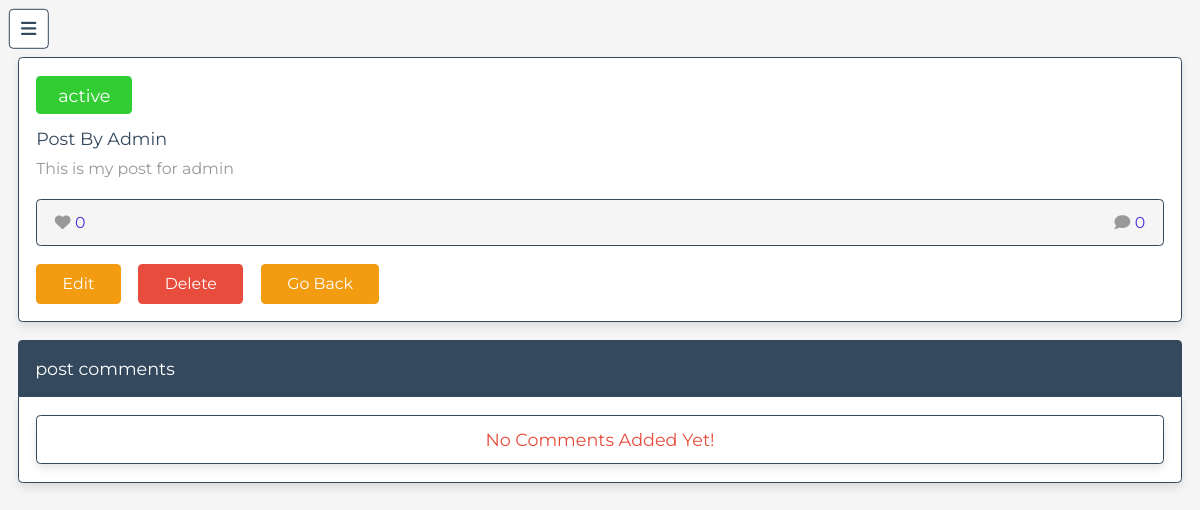
/admin/read_post.php?post_id=2 (signed in), run on the app's committed database.
### tables this page shows
CREATE TABLE `posts` (
  `id` int(100) NOT NULL,
  `admin_id` int(100) NOT NULL,
  `name` varchar(100) NOT NULL,
  `title` varchar(100) NOT NULL,
  `content` varchar(10000) NOT NULL,
  `category` varchar(50) NOT NULL,
  `image` varchar(100) NOT NULL,
  `date` datetime NOT NULL DEFAULT current_timestamp(),
  `status` varchar(10) NOT NULL,
  `topic_id` int(12) NOT NULL
);

### admin/read_post.php (the view, shortened to what this page needs)
<?php
include '../components/connect.php';
$admin_id = $_SESSION['admin_id'];
$get_id = $_GET['post_id'];
?>
<!DOCTYPE html>
<html lang="en">
<head>
   <link rel="stylesheet" href="https://cdnjs.cloudflare.com/ajax/libs/font-awesome/6.1.1/css/all.min.css">
   <link rel="stylesheet" href="../css/admin_style.css">
</head>
<body>
<?php include '../components/admin_header.php' ?>
<section class="read-post">
   <?php
      $select_posts = $conn->prepare("SELECT * FROM `posts` WHERE admin_id = ? AND id = ?");
      $select_posts->execute([$admin_id, $get_id]);
      if($select_posts->rowCount() > 0){
         while($fetch_posts = $select_posts->fetch(PDO::FETCH_ASSOC)){
            $post_id = $fetch_posts['id'];
            $count_post_comments = $conn->prepare("SELECT * FROM `comments` WHERE post_id = ?");
            $count_post_comments->execute([$post_id]);
            $total_post_comments = $count_post_comments->rowCount();
            $count_post_likes = $conn->prepare("SELECT * FROM `likes` WHERE post_id = ?");
            $count_post_likes->execute([$post_id]);
            $total_post_likes = $count_post_likes->rowCount();
   ?>
   <form method="post">
      <div class="status" style="background-color:<?php if($fetch_posts['status'] == 'active'){echo 'limegreen'; }else{echo 'coral';}; ?>;"><?= $fetch_posts['status']; ?></div>
      <div class="title"><?= $fetch_posts['title']; ?></div>
      <div class="content"><?= $fetch_posts['content']; ?></div>
      <div class="icons">
         <div class="likes"><i class="fas fa-heart"></i><span><?= $total_post_likes; ?></span></div>
         <div class="comments"><i class="fas fa-comment"></i><span><?= $total_post_comments; ?></span></div>
      </div>
      <div class="flex-btn">
         <a href="edit_post.php?id=<?= $post_id; ?>" class="inline-option-btn">edit</a>
         <button type="submit" name="delete" class="inline-delete-btn" onclick="return confirm('delete this post?');">delete</button>
         <a href="view_posts.php" class="inline-option-btn">go back</a>
      </div>
   </form>
   <?php
         }
      }else{
         echo '<p class="empty">no posts added yet! <a href="add_posts.php" class="btn" style="margin-top:1.5rem;">add post</a></p>';
      }
   ?>
</section>
<section class="comments" style="padding-top: 0;">
   <p class="comment-title">post comments</p>
   <div class="box-container">
   <?php
         $select_comments = $conn->prepare("SELECT * FROM `comments` WHERE post_id = ?");
         $select_comments->execute([$get_id]);
         if($select_comments->rowCount() > 0){
            while($fetch_comments = $select_comments->fetch(PDO::FETCH_ASSOC)){
      ?>
   <div class="box">
      <div class="user">
         <i class="fas fa-user"></i>
         <div class="user-info">
            <span><?= $fetch_comments['user_name']; ?></span>
            <div><?= $fetch_comments['date']; ?></div>
         </div>
      </div>
      <div class="text"><?= $fetch_comments['comment']; ?></div>
      <form action="" method="POST">
         <input type="hidden" name="comment_id" value="<?= $fetch_comments['id']; ?>">
         <button type="submit" class="inline-delete-btn" name="delete_comment" onclick="return confirm('delete this comment?');">delete comment</button>
      </form>
   </div>
   <?php
         }
      }else{
         echo '<p class="empty">no comments added yet!</p>';
      }
   ?>
   </div>
</section>
</body>
</html>

### css/admin_style.css (style rules this page uses)
:root { --main-color:#4834d4; --red:#e74c3c; --orange:#f39c12; --black:#34495e; --white:#fff; --light-bg:#f5f5f5; --light-color:#999; --border:.2rem solid var(--black); --box-shadow:0 .5rem 1rem rgba(0,0,0,.1); }
* { font-family: 'Montserrat', sans-serif; margin:0; padding:0; box-sizing: border-box; text-decoration: none; outline: none; border:none; }
html { font-size: 62.5%; overflow-x: hidden; }
body { background-color: var(--light-bg); padding-left: 35rem; }
section { max-width: 1200px; margin:0 auto; padding:2rem; }
.btn, .delete-btn, .option-btn, .inline-btn, .inline-option-btn, .inline-delete-btn { margin-top: 1rem; border-radius: .5rem; cursor: pointer; font-size: 1.8rem; color:var(--white); padding:1.2rem 3rem; text-transform: capitalize; text-align: center; }
.inline-btn, .inline-option-btn, .inline-delete-btn { display: inline-block; margin-right: 1rem; }
.inline-delete-btn, .delete-btn { background-color: var(--red); }
.inline-option-btn, .option-btn { background-color: var(--orange); }
.flex-btn { display: flex; gap:1rem; }
.empty { border:var(--border); border-radius: .5rem; background-color: var(--white); padding:1.5rem; text-align: center; width: 100%; font-size: 2rem; text-transform: capitalize; color:var(--red); box-shadow: var(--box-shadow); }
.read-post form { border-radius: .5rem; border:var(--border); padding:2rem; background-color: var(--white); box-shadow: var(--box-shadow); }
.read-post form .status { border-radius: .5rem; padding:1rem 2.5rem; font-size: 2rem; color:var(--white); display: inline-block; }
.read-post form .title { color:var(--black); font-size: 2rem; margin-top: 1.5rem; }
.read-post form .content { line-height: 1.5; font-size: 1.8rem; color:var(--light-color); padding:1rem 0; white-space: pre-line; }
.read-post form .icons { display: flex; align-items: center; justify-content: space-between; border-radius: .5rem; border:var(--border); background-color: var(--light-bg); padding:1.5rem 2rem; margin:1rem 0; }
.read-post form .icons div { font-size: 1.8rem; }
.read-post form .icons span { color:var(--main-color); }
.read-post form .icons i { color:var(--light-color); margin-right: .5rem; }
.comments .comment-title { border-top-right-radius: .5rem; border-top-left-radius: .5rem; background-color: var(--black); padding:2rem; color:var(--white); font-size: 2rem; }
.comments .box-container { border-bottom-right-radius: .5rem; border-bottom-left-radius: .5rem; background-color: var(--white); box-shadow: var(--box-shadow); border:var(--border); padding:2rem; display: grid; gap:2rem; }
@media (max-width:1200px) { html { font-size: 55%; } }
@media (max-width:1200px) { body { padding-left: 0; } }

### data on the page
posts: status "active", title "Post By Admin", content "This is my post for admin", total_post_likes "0", total_post_comments "0"
